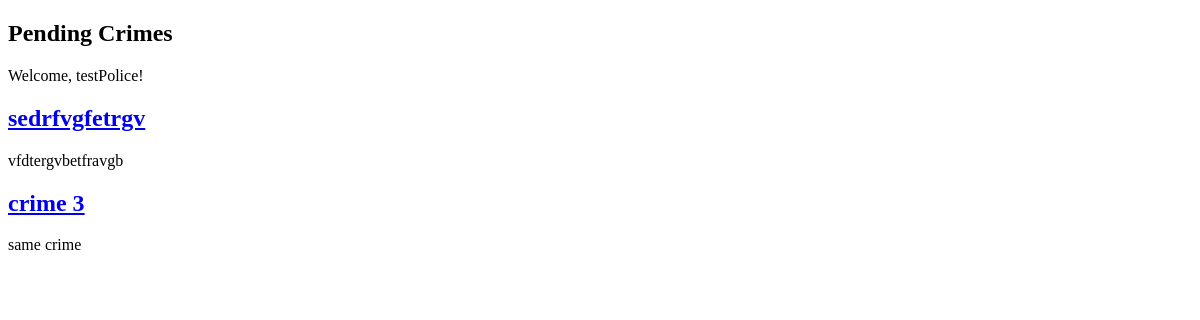
The page /police/selectCrime/ (signed in) on the database as committed earlier.
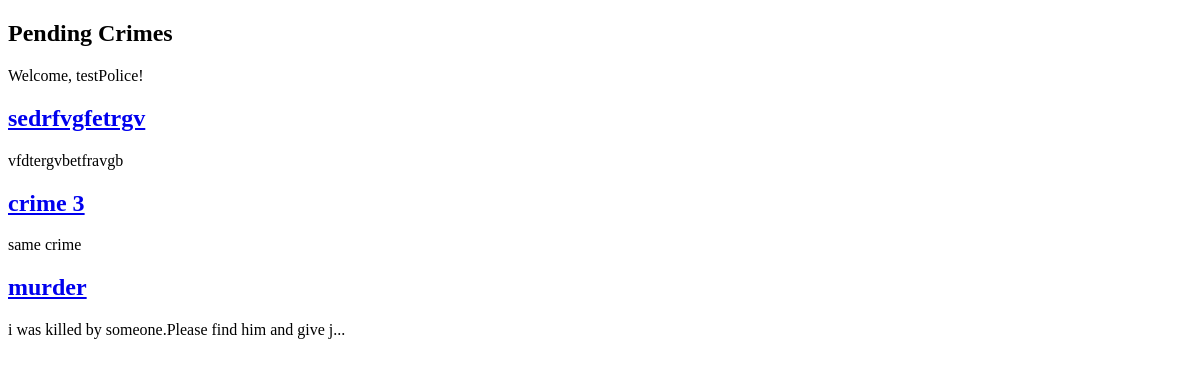
The same page on the database as committed later.
### civilian/models.py (models this page shows)
class CustomUser(AbstractUser):
    userTypeChoice=[
        ("Civilian","Civilian"),
        ("Admin","Admin"),
        ("Police","Police")
        ]
    user_type=models.CharField(max_length=15,choices=userTypeChoice)

### police/models.py (models this page shows, shortened)
class Crime(models.Model):
    statusChoice=[("Completed","Completed"),("Investigating","Investigating"),("Request Pending","Request Pending"),("Similiar Repoted","Similar Reported")]
    crime_type=models.CharField(max_length=50)
    description=models.TextField()
    location=models.CharField(max_length=50)
    station = models.ForeignKey(Station, on_delete=models.CASCADE)
    status=models.CharField( max_length=50,choices=statusChoice)
    submitted_by=models.ForeignKey(CivilianModel,on_delete=models.CASCADE)

### police/views.py (the view)
# urls.py: path('selectCrime/',views.view_pending_crimes,name="pendingCrimes"),
@login_required(login_url="policeLogin")
@user_passes_test(is_police,login_url="policeLogin")
def view_pending_crimes(request):
    crimes=Crime.objects.filter(Q(status="Request Pending")| Q(status="Investigating"))
    return render(request,"police_template/pendingCrimes.html",{"crimes":crimes})

### police/views.py (called while the page is built)
def is_police(user):
    return user.user_type=="Police"

### templates/police_template/pendingCrimes.html (shortened to what this page needs)
<!DOCTYPE html>
<html lang="en">
<head>
</head>
<body>
    <h2>Pending Crimes</h2>
    <p>Welcome, {{request.user.username}}!</p>
    {% for crime in crimes %}
        <h2><a href="{% url 'crime' crime.id %}">{{crime.crime_type}}</a></h2>
        {% if crime.description|length > 50 %}
            <p>{{ crime.description|slice:":50" }}...</p>
        {% else %}
            <p>{{crime.description}}</p>
        {% endif %}
    {% endfor %}
</body>
</html>

Rows that differ between the two databases and show on the page:
added Crime: crime_type "murder", description "i was killed by someone.Please find him and give j"
